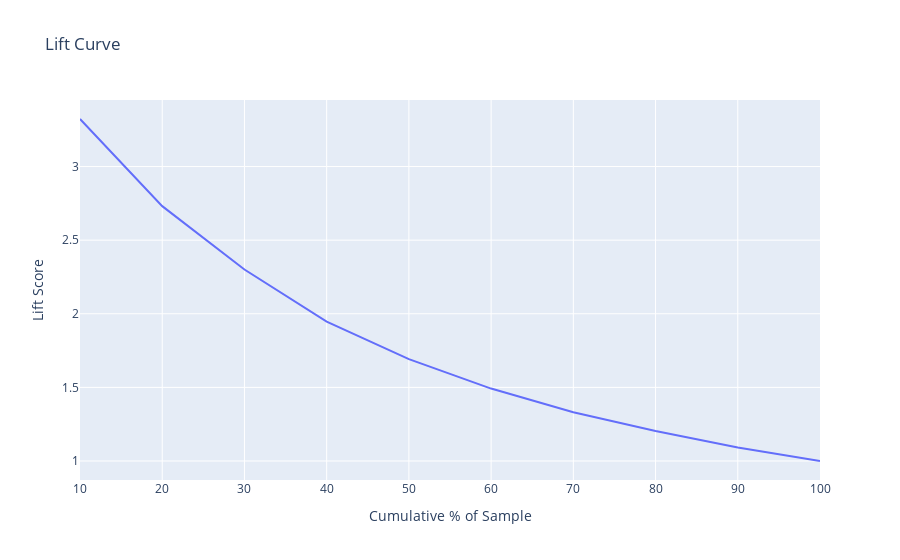

Here is the notebook cell this chart was saved with:
### Code cell
px.line(
    lift_aggregate_table,
    x="percent_sample",
    y="lift_score",
    labels={
        "percent_sample": "Cumulative % of Sample",
        "lift_score": "Lift Score"
    },
    title="Lift Curve"
)

### Figure 1 — Plotly figure (JSON) as saved in the notebook; plotly's stock layout.template omitted (floating-point values rounded to 4 significant figures)
{"data": [{"hovertemplate": "Cumulative % of Sample=%{x}<br>Lift Score=%{y}<extra></extra>", "legendgroup": "", "line": {"color": "#636efa", "dash": "solid"}, "marker": {"symbol": "circle"}, "mode": "lines", "name": "", "orientation": "v", "showlegend": false, "type": "scatter", "x": [10, 20, 30, 40, 50, 60, 70, 80, 90, 100], "xaxis": "x", "y": [3.323, 2.731, 2.301, 1.947, 1.692, 1.492, 1.331, 1.204, 1.092, 1], "yaxis": "y"}], "layout": {"legend": {"tracegroupgap": 0}, "title": {"text": "Lift Curve"}, "xaxis": {"anchor": "y", "domain": [0, 1], "title": {"text": "Cumulative % of Sample"}}, "yaxis": {"anchor": "x", "domain": [0, 1], "title": {"text": "Lift Score"}}}}
